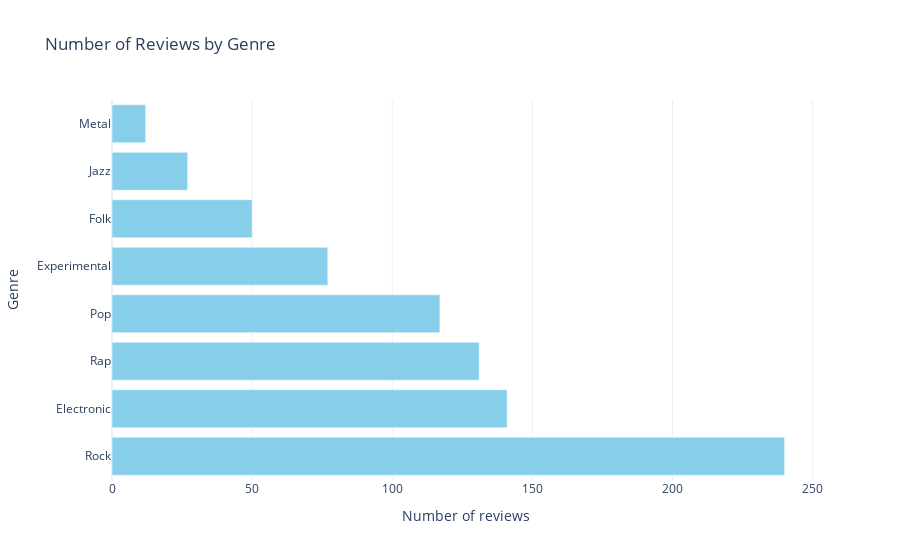

The notebook cell saved with this chart:
### Code cell
# re-run the counts
genre_counts = df['Genre'].value_counts()

fig = px.bar(genre_counts, x='Genre', template='plotly_white', title='Number of Reviews by Genre',
             labels={'Genre':'Number of reviews', 'index':'Genre'})
fig.update_traces(marker_color='rgb(135,206,235)')

fig.show()

### Figure 1 — Plotly figure (JSON) as saved in the notebook; plotly's stock layout.template omitted (floating-point values rounded to 4 significant figures)
{"data": [{"alignmentgroup": "True", "hovertemplate": "Number of reviews=%{x}<br>Genre=%{y}<extra></extra>", "legendgroup": "", "marker": {"color": "rgb(135,206,235)", "pattern": {"shape": ""}}, "name": "", "offsetgroup": "", "orientation": "h", "showlegend": false, "textposition": "auto", "type": "bar", "x": [240, 141, 131, 117, 77, 50, 27, 12], "xaxis": "x", "y": ["Rock", "Electronic", "Rap", "Pop", "Experimental", "Folk", "Jazz", "Metal"], "yaxis": "y"}], "layout": {"barmode": "relative", "legend": {"tracegroupgap": 0}, "title": {"text": "Number of Reviews by Genre"}, "xaxis": {"anchor": "y", "domain": [0, 1], "title": {"text": "Number of reviews"}}, "yaxis": {"anchor": "x", "domain": [0, 1], "title": {"text": "Genre"}}}}
